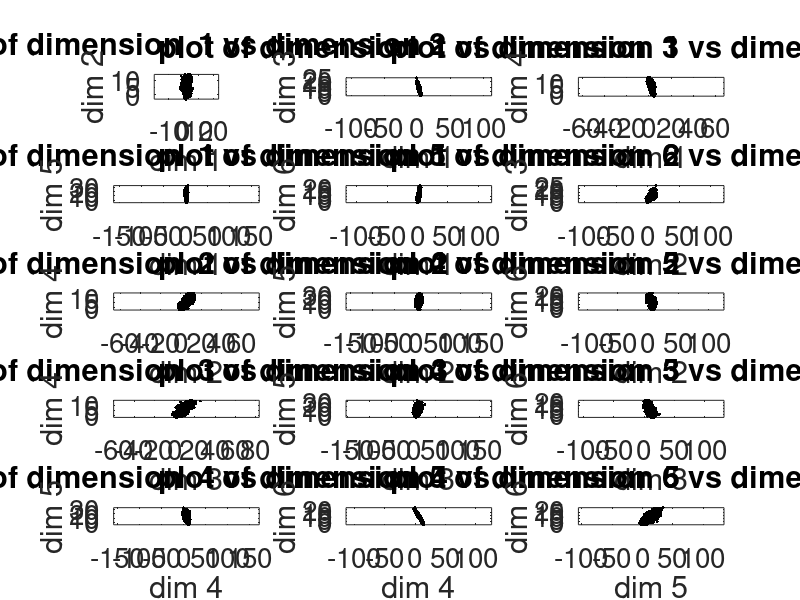
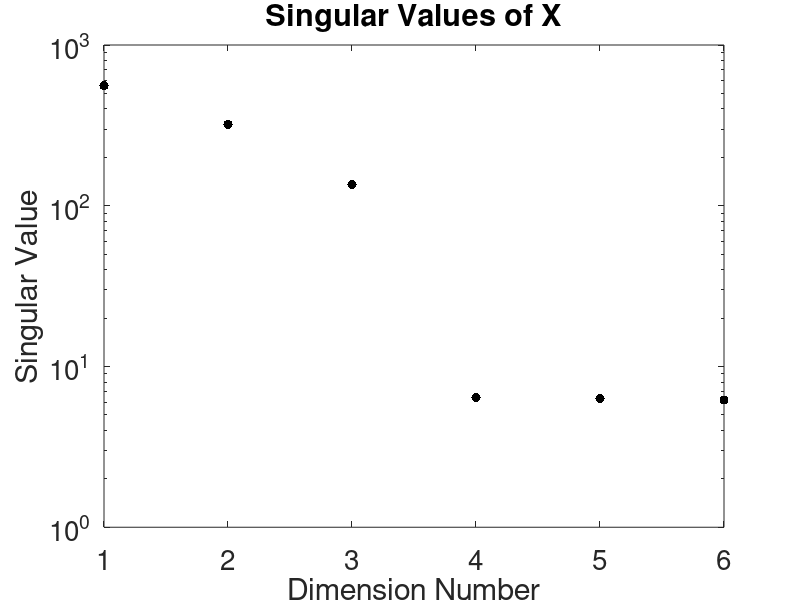
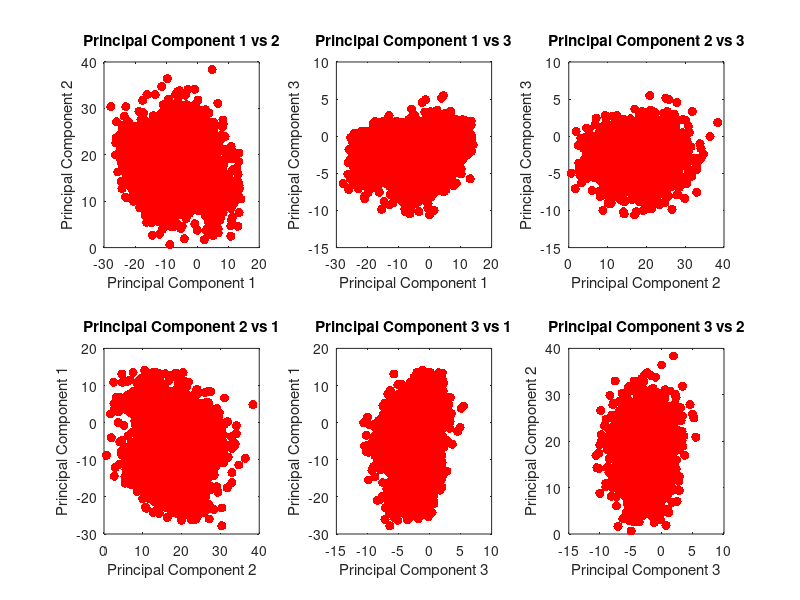

These figures' MATLAB source, in order:
load ModelReductionData;
counter=1;
figure(1)
for i=1:5
    for j=i+1:6
        subplot(5,3,counter)
        plot(X(i,:),X(j,:), 'k.', 'MarkerSize',7);
        axis('equal');
        set(gca,'FontSize',20);
        counter=counter+1;
        title(['plot of dimension  ' num2str(i) ' vs dimension ' num2str(j)])
        xlabel(['dim ' num2str(i)]);
        ylabel(['dim ' num2str(j)]);
        
    end
end

[n,p]=size(X);
x_c = (1/p)*sum(X(:,:),2);
X_c = X - x_c*ones(1,p);

[U,D,V]=svd(X_c, 'econ');

d = diag(D);
figure(2);
semilogy(d,'k.','MarkerSize',20);
set(gca,'FontSize',20);
xlabel('Dimension Number');
ylabel('Singular Value');
title('Singular Values of X')

Z=U(:,1:3)'*X;


figure(3);
subplot(2,3,1)
plot(Z(1,1:4000),Z(2,1:4000),'r.','MarkerSize',20);
xlabel('Principal Component 1')
ylabel('Principal Component 2')
title('Principal Component 1 vs 2')

subplot(2,3,2)
plot(Z(1,1:4000),Z(3,1:4000),'r.','MarkerSize',20);
xlabel('Principal Component 1')
ylabel('Principal Component 3')
title('Principal Component 1 vs 3')

subplot(2,3,3)
plot(Z(2,1:4000),Z(3,1:4000),'r.','MarkerSize',20);
xlabel('Principal Component 2')
ylabel('Principal Component 3')
title('Principal Component 2 vs 3')

subplot(2,3,4)
plot(Z(2,1:4000),Z(1,1:4000),'r.','MarkerSize',20);
xlabel('Principal Component 2')
ylabel('Principal Component 1')
title('Principal Component 2 vs 1')

subplot(2,3,5)
plot(Z(3,1:4000),Z(1,1:4000),'r.','MarkerSize',20);
xlabel('Principal Component 3')
ylabel('Principal Component 1')
title('Principal Component 3 vs 1')

subplot(2,3,6)
plot(Z(3,1:4000),Z(2,1:4000),'r.','MarkerSize',20);
xlabel('Principal Component 3')
ylabel('Principal Component 2')
title('Principal Component 3 vs 2')